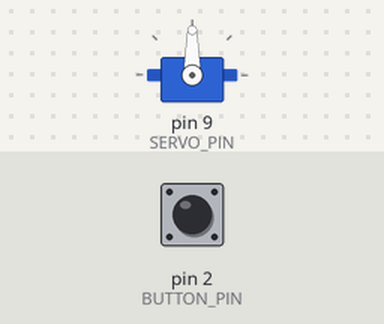
A sketch run on a simulated Arduino Uno, built with avr-gcc and run on an emulated ATmega328P. Parts: servo. Inputs (shaded band) come from the test bench; at power-on: pin 2 (BUTTON_PIN) HIGH.

Above: at 1.2 s.
1.3 s: pin 2 (BUTTON_PIN) pulled LOW for 0.15 s
At 2.4 s:
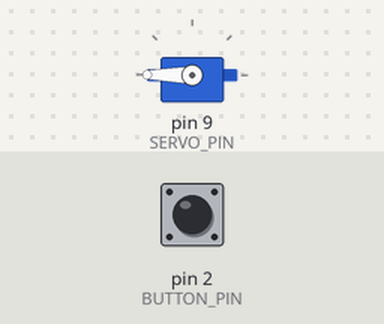
At 32.4 s:
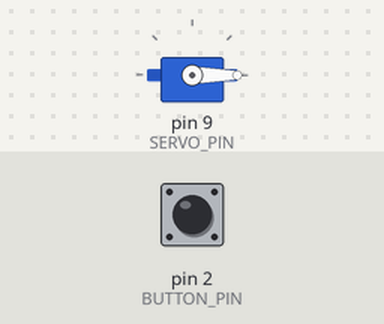
Timing chart, 0 to 32.8 s (numbered marks = the images above; inputs shaded):
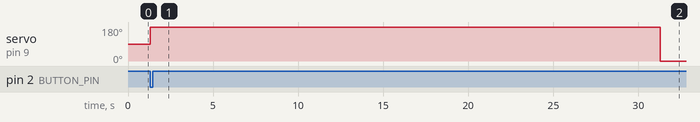

Measured:
- after the input at 1.3 s, servo on pin 9 (SERVO_PIN): 90° → 180° at once, → 0° 30.0 s later

The sketch:

floorflaps.sumo.ino
```cpp
#include <Servo.h>

#define BUTTON_PIN 2
#define SERVO_PIN 9

Servo myServo;

void setup() {
  pinMode(BUTTON_PIN, INPUT_PULLUP);
  myServo.attach(SERVO_PIN);
}

void loop() {
  if (digitalRead(BUTTON_PIN) == LOW) { // Button is pressed
    openDoor();
    delay(30000); // Delay for 30 seconds
    closeDoor();
  }
}

void openDoor() {
  myServo.write(180); // Move servo to open position
}

void closeDoor() {
  myServo.write(0); // Move servo to closed position
}
```
